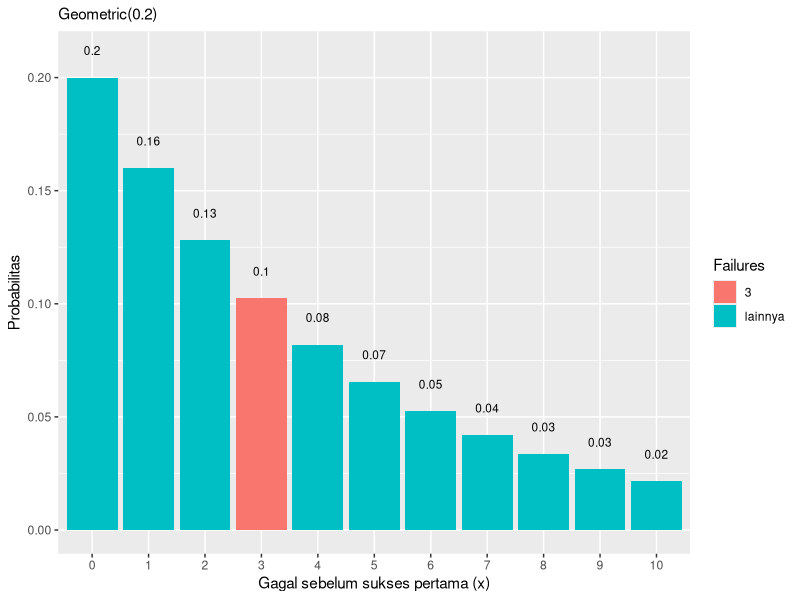

The R script that drew this image:
# a
p = 0.2
x = 3
dgeom(x, p)

# b
n = 10000
mean(rgeom(n, p) == 3)

# c
###

# d
library(dplyr)
library(ggplot2)

data.frame(x = 0:10, prob = dgeom(x = 0:10, p)) %>%
  mutate(Failures = ifelse(x == 3, 3, "lainnya")) %>%
  ggplot(aes(x = factor(x), y = prob, fill = Failures)) +
  geom_col() + 
  geom_text(aes(label = round(prob,2), 
                y = prob + 0.01),
                position = position_dodge(0.9),
                size = 3,
                vjust = 0) +
  labs(subtitle = "Geometric(0.2)",
       x = "Gagal sebelum sukses pertama (x)",
       y = "Probabilitas") 

# e
mean <- 1/p
var <- (1 - p) / p^2
mean
var
